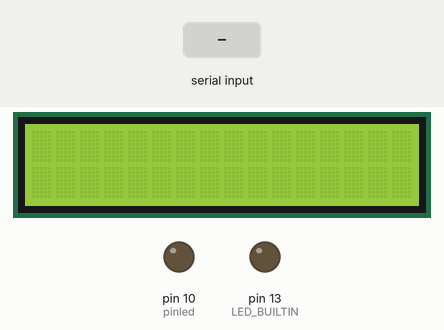
Simulated run of this sketch. Board: Arduino Uno, built with avr-gcc and run on an emulated ATmega328P. Shown: 16×2 character LCD, output pins drawn as LEDs (lit = HIGH). Inputs (shaded band) come from the test bench. Random numbers use the default seed unless the sketch sets one; what the sketch prints to the serial monitor is not drawn.

Above: at 1.2 s.
1.3 s: "ON\n" received over Serial
At 3.5 s:
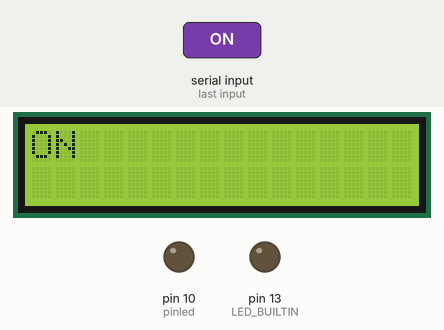
4.3 s: "ON\n" received over Serial
At 7.0 s:
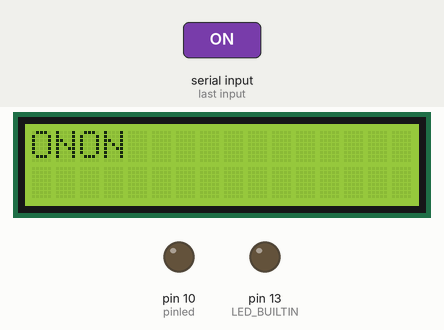
7.3 s: "ON\n" received over Serial
At 9.4 s:
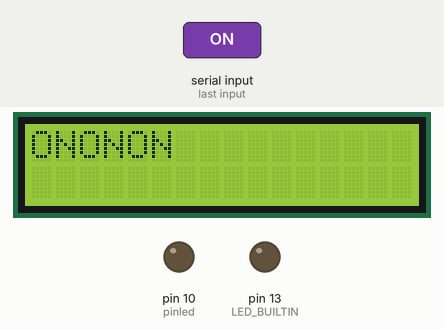
10.3 s: "ON\n" received over Serial
At 12.9 s:
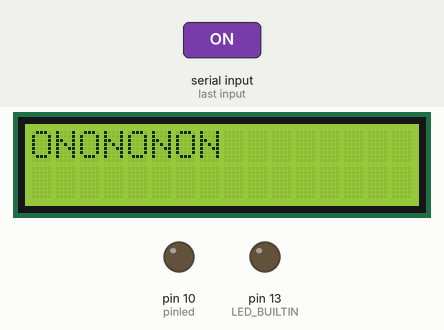
Timing chart, 0 to 14.3 s (numbered marks = the images above; inputs shaded):
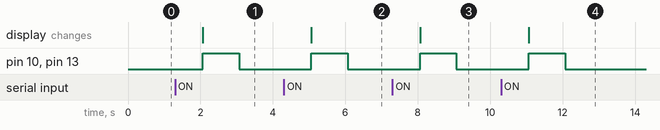

The sketch:

Serial_Event_from_App+Bluetooth.ino
```cpp
/*Prueba Bluetooth
 *
 * Por Emmanuel Paredes Rocha y Jazmín Garduño Hernández
 *
 * Este programa está diseñado, basándose fuertemente en el programa Serial Event (ejemplo el Arduino) para que reciba información por el monitor serial, del mismo modo que imprima dicha información
 * en una LCD. Esto para que pueda recibir cadenas desde la aplicación diseñada en App Inventor, donde en dicha aplicación debe de mandar un salto de línea ("\n") para que el Arduino pueda recibir la información
 * (esto por el diseño de la función serialEvent()
 */

#include <LiquidCrystal.h>

const int rs = A0, en = A1, d4 =A2 , d5 = A3, d6 = A4, d7 = A5;
LiquidCrystal lcd(rs, en, d4, d5, d6, d7); //inicializa LCD

int n=0;
String inputString = "";         // a string to hold incoming data
boolean stringComplete = false;  // whether the string is
int state = 0;
int caracter = 0;
float num;
int pinled = 10;

void setup() {
  Serial.begin(9600);
  while(!Serial){};
  pinMode(LED_BUILTIN, OUTPUT);
  pinMode(pinled, OUTPUT);

  lcd.begin(16, 2);
  // se imprime el mensaje en el LCD.

}

void loop() {

    num = random(5,110);
    Serial.println(num,2);
  if (stringComplete) {
    Serial.println(inputString);
    //lcd.setCursor(0,0);
    lcd.print(inputString);


    if(inputString.startsWith("ON") ){
      digitalWrite(LED_BUILTIN, HIGH);   // turn the LED on (HIGH is the voltage level)
      digitalWrite(pinled, HIGH);
      delay(1000);
      // wait for a second
      digitalWrite(LED_BUILTIN, LOW);    // turn the LED off by making the voltage LOW
      digitalWrite(pinled, LOW);
      delay(1000);
    }
    // clear the string:
    inputString = "";
    stringComplete = false;
  }

  delay(1000);

}
void serialEvent() {
  while (Serial.available()) {
    // get the new byte:
    char inChar = (char)Serial.read();
    // add it to the inputString:
    //inputString += inChar;
    // if the incoming character is a newline, set a flag
    // so the main loop can do something about it:
    if (inChar == '\n') {
      stringComplete = true;
    } else{
      inputString +=inChar;
    }
  }
}
```

Measured:
- after the input at 1.3 s, pin 10 (pinled), pin 13 (LED_BUILTIN): LOW → HIGH after 0.76 s, → LOW 1.0 s later; the display: changes after 0.76 s (image 1)
- after the input at 4.3 s, pin 10 (pinled), pin 13 (LED_BUILTIN): LOW → HIGH after 0.77 s, → LOW 1.0 s later; the display: changes after 0.77 s (image 2)
- after the input at 7.3 s, pin 10 (pinled), pin 13 (LED_BUILTIN): LOW → HIGH after 0.77 s, → LOW 1.0 s later; the display: changes after 0.77 s (image 3)
- after the input at 10.3 s, pin 10 (pinled), pin 13 (LED_BUILTIN): LOW → HIGH after 0.77 s, → LOW 1.0 s later; the display: changes after 0.77 s (image 4)
